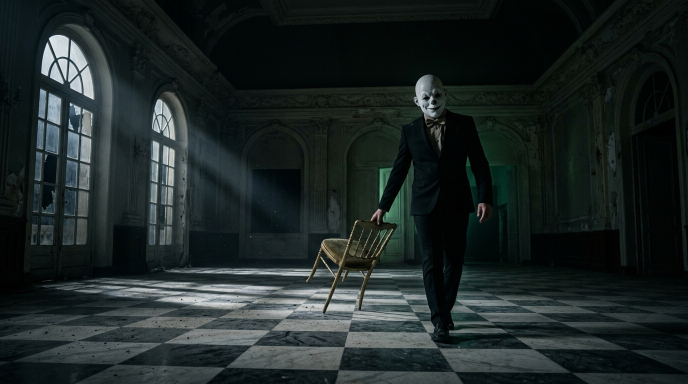
#> input picture imagenes/PARTE-1-COLECCIONES-NSPIRADO-EN-EL-CINE-DE-TERROR/1.-PAYASO-SINIESTRO.jfif, 1376 x 768 px (shown at 1/2 size); its folder holds only this picture in this run
$ python optimizar-arte.py
#> lines starting #> are read from the running program, lines starting #| are printed output that depends on the picture
"""GALNYX — deriva las 13 imagenes de arte (Colecciones, Tendencias, Looks).

Hermano de optimizar-fotos.py, pero para el OTRO tipo de imagen del sitio:

  optimizar-fotos.py  -> foto de producto: recorte con alfa, sujeto pegado a los
                         bordes, una sola altura (500 px) porque siempre se usa
                         igual, dentro de una tarjeta de catalogo.
  optimizar-arte.py   -> imagen editorial de escena: fotografia completa, sin
                         alfa, que se usa a tres tamanos distintos (banner de
                         pagina, tarjeta cuadrada, banda 16:9) y por eso se
                         derivan tres archivos por imagen en vez de uno.

Las carpetas de origen (imagenes/PARTE-1.., PARTE-2.., PARTE-3..) son SOLO
LECTURA: aqui nunca se escribe ni se borra nada dentro de ellas.

imagenes/_web/arte es derivada: se limpia y se regenera entera en cada corrida,
igual que imagenes/_web.

El emparejamiento imagen -> arquetipo NO se adivina por nombre de archivo: se
hace por el numero con el que empieza el archivo (1..13), que es el mismo orden
del prompt que las genero. Si falta un numero o hay uno de mas, el script lo
reporta y no publica nada de ese numero -- una imagen asignada al arquetipo
equivocado es un error de marca visible.

Orden de uso:
    python scripts/optimizar-arte.py
    node build.mjs
"""
import os
import sys
from PIL import Image

RAIZ = os.path.dirname(os.path.dirname(os.path.abspath(__file__)))
DESTINO = os.path.join(RAIZ, 'imagenes', '_web', 'arte')

CALIDAD = 80

# numero -> (slug, grupo, foco_x)
#
# foco_x es la posicion horizontal del sujeto en la imagen original, medida a
# ojo sobre la imagen. Solo la usa el recorte cuadrado de tarjeta: sin ella, un
# recorte al centro le corta la cabeza al sujeto de "Bruja moderna" (que esta
# a la derecha del encuadre) y deja media tarjeta de invernadero vacio.
CATALOGO = {
    1:  ('payaso-siniestro',     'coleccion', 0.62),
    2:  ('muneca-poseida',       'coleccion', 0.48),
    3:  ('cazador-enmascarado',  'coleccion', 0.48),
    4:  ('espectro-victoriano',  'coleccion', 0.47),
    5:  ('criatura-laboratorio', 'coleccion', 0.63),
    6:  ('bruja-moderna',        'coleccion', 0.70),
    7:  ('tendencia-vintage',    'tendencia', 0.52),
    8:  ('tendencia-tech',       'tendencia', 0.62),
    9:  ('tendencia-editorial',  'tendencia', 0.60),
    10: ('look-payaso',          'look',      0.50),
    11: ('look-muneca',          'look',      0.50),
    12: ('look-cazador',         'look',      0.50),
    13: ('look-bruja',           'look',      0.50),
}

CARPETAS = [
    'PARTE-1-COLECCIONES-NSPIRADO-EN-EL-CINE-DE-TERROR',
    'PARTE-2-LÍNEAS-DE-TENDENCIAS',
    'PARTE-3-LOOKS-DESTACADOS',
]

EXT = ('.jfif', '.jpg', '.jpeg', '.png', '.webp')


def numero_de(nombre):
    """El archivo empieza por el numero de la imagen: '7.-TENDENCIA-...'."""
#> called with nombre = '1.-PAYASO-SINIESTRO.jfif'
    cabeza = ''
    for ch in nombre:
        if ch.isdigit():
            cabeza += ch
        else:
            break
    return int(cabeza) if cabeza else None


def recorte(im, ancho, alto, foco_x=0.5, foco_y=0.5):
    """Recorta al ratio pedido tomando el maximo posible del original y
    centrando en el foco, y recien ahi escala. Nunca amplia mas alla del
    original: si el destino pide mas pixeles de los que hay, se queda con los
    que hay -- estas imagenes no dan para 2x en todos los tamanos y estirarlas
    se ve peor que servirlas a 1x."""
    ratio = ancho / alto
    w, h = im.size
    if w / h > ratio:
        nw, nh = int(round(h * ratio)), h
    else:
        nw, nh = w, int(round(w / ratio))
    x = int(round((w - nw) * foco_x))
    y = int(round((h - nh) * foco_y))
    im = im.crop((x, y, x + nw, y + nh))
    if im.width > ancho:
        im = im.resize((ancho, alto), Image.LANCZOS)
    return im


def main():
    fuentes = {}
    problemas = []

    for carpeta in CARPETAS:
        ruta = os.path.join(RAIZ, 'imagenes', carpeta)
        if not os.path.isdir(ruta):
            problemas.append('falta la carpeta ' + carpeta)
            continue
        for f in sorted(os.listdir(ruta)):
            if not f.lower().endswith(EXT):
                continue
            n = numero_de(f)
            if n is None or n not in CATALOGO:
                problemas.append('sin numero reconocible, NO se publica: %s/%s' % (carpeta, f))
                continue
            if n in fuentes:
                problemas.append('numero %d duplicado: %s y %s' % (n, fuentes[n][1], f))
                continue
            fuentes[n] = (ruta, f)
#> pass 2 of the loop in main, `for carpeta in CARPETAS:`:

    faltan = sorted(set(CATALOGO) - set(fuentes))
    for n in faltan:
        problemas.append('falta la imagen %d (%s)' % (n, CATALOGO[n][0]))

    os.makedirs(DESTINO, exist_ok=True)
    for f in os.listdir(DESTINO):
        if f.endswith('.webp'):
            os.remove(os.path.join(DESTINO, f))

    total = 0
    hechas = []

    for n in sorted(fuentes):
        slug, grupo, foco = CATALOGO[n]
        ruta, archivo = fuentes[n]
        im = Image.open(os.path.join(ruta, archivo)).convert('RGB')
#> im is the input picture: PIL image 1376x768 RGB; mean R, G, B 29.8, 38.8, 38

        if grupo == 'look':
            # vertical 3:4 — se usa tal cual en la tarjeta del listado y en la
            # cabecera del detalle. Un solo derivado: el original ya es chico.
            variantes = [('look', 896, 1200, 0.5, 0.5)]
        else:
            # banner de cabecera de pagina (ancho completo del contenido),
            # tarjeta cuadrada de la grilla de Colecciones del home, y banda
            # 16:9 de las tarjetas de Tendencias.
            variantes = [
                ('banner', 1376, 768, 0.5, 0.5),
                ('card',    768, 768, foco, 0.42),
                ('wide',    848, 476, 0.5, 0.5),
            ]

        for nombre, w, h, fx, fy in variantes:
            salida = os.path.join(DESTINO, '%s-%s.webp' % (slug, nombre))
            recorte(im, w, h, fx, fy).save(salida, 'WEBP', quality=CALIDAD, method=6)
            peso = os.path.getsize(salida)
            total += peso
            hechas.append((slug, nombre, peso))
#> this loop made 3 passes
#> pass 2, in recorte (call 2), `im = im.crop((x, y, x + nw, y + nh))`:
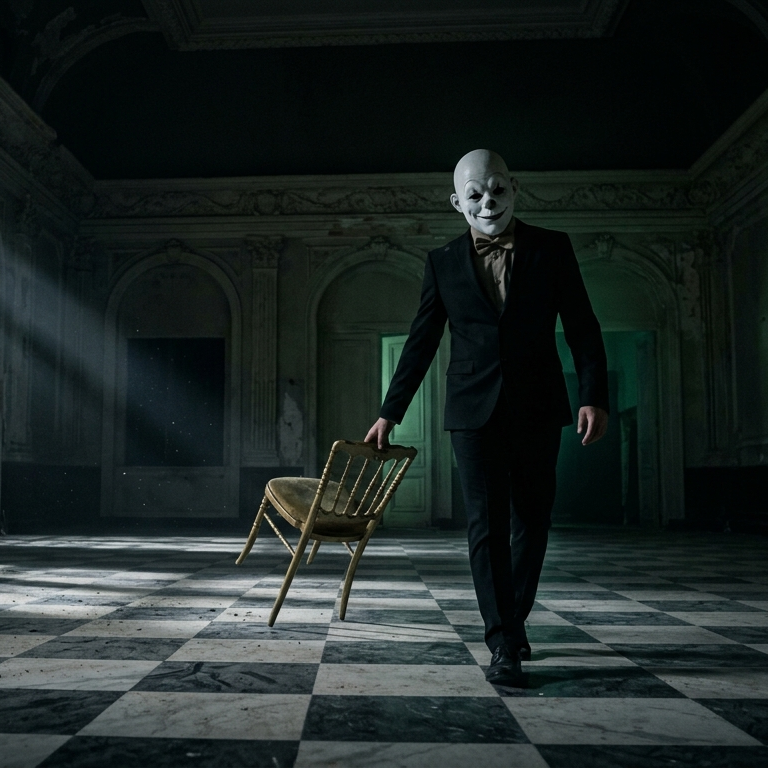
#> im: PIL image 768x768 RGB; mean R, G, B 29.5, 38.6, 37
#> pass 3, in recorte (call 3), `im = im.crop((x, y, x + nw, y + nh))`:
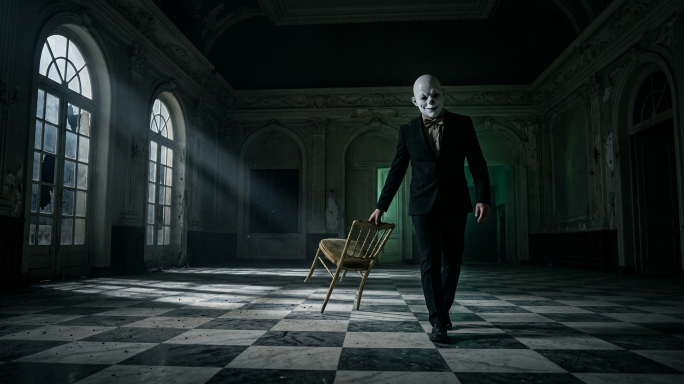
#> im: PIL image 1368x768 RGB (shown at 1/2 size); mean R, G, B 29.9, 38.9, 38.1
#> pass 3, in recorte (call 3), `im = im.resize((ancho, alto), Image.LANCZOS)`:
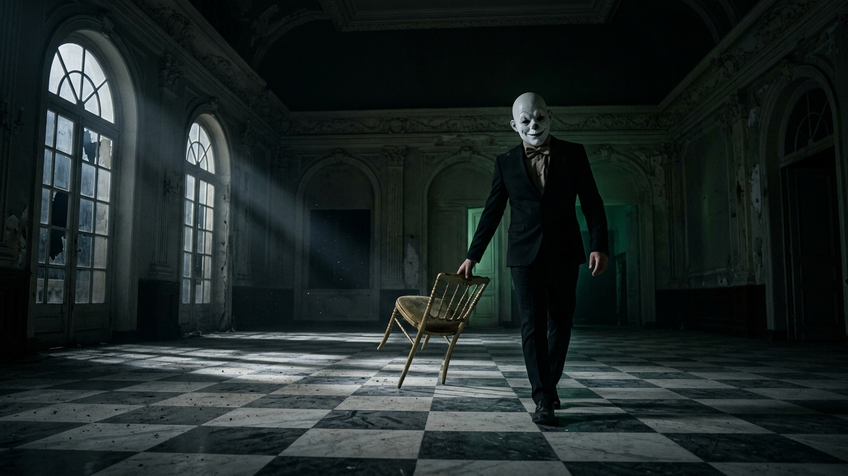
#> im: PIL image 848x476 RGB; mean R, G, B 29.9, 38.9, 38.1
#> after the loop, hechas = [('payaso-siniestro', 'banner', 57832), ('payaso-siniestro', 'card', 32452), ('payaso-siniestro', 'wide', 29306)]; total = 119590
#> pass 2 of the loop in main, `for n in sorted(fuentes):`:
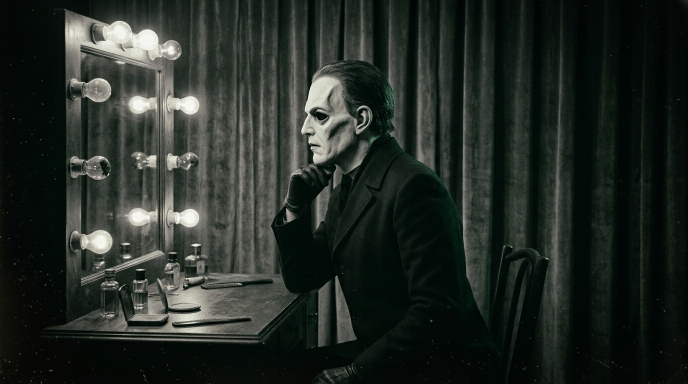
#> input picture imagenes/PARTE-2-LÍNEAS-DE-TENDENCIAS/7.-TENDENCIA-VINTAGE-CLASICO-DE-TERROR.jfif, 1376 x 768 px (shown at 1/2 size)
#> in main, im is the input picture: PIL image 1376x768 RGB; mean R, G, B 35.6, 42.6, 37
#> the loop in main, `for nombre, w, h, fx, fy in variantes:` made 3 passes
#> (peso, total) on passes 1 to 3: (59018, 178608), (38714, 217322), (29004, 246326)
#> pass 2, in recorte (call 5), `im = im.crop((x, y, x + nw, y + nh))`:
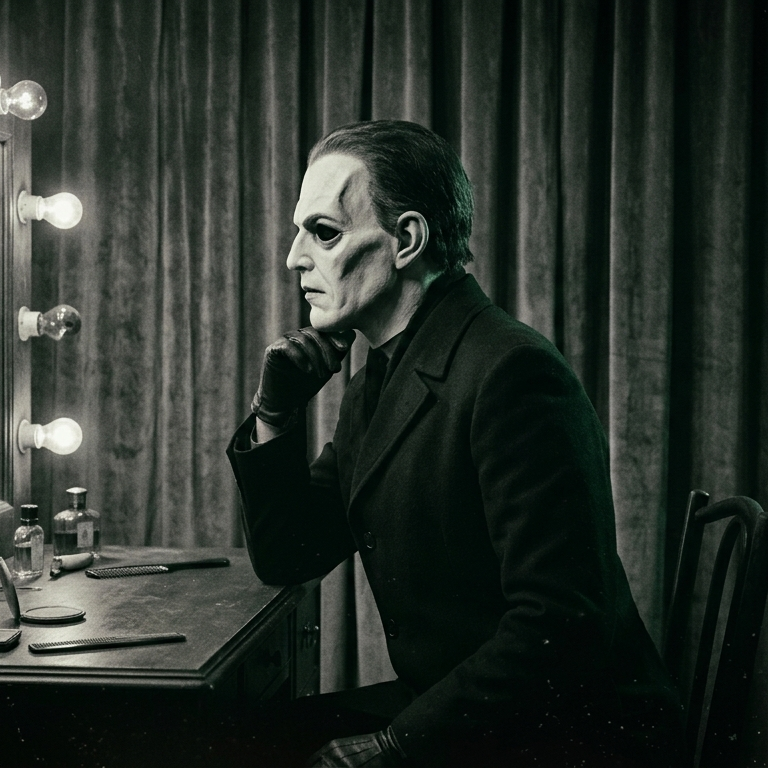
#> im: PIL image 768x768 RGB; mean R, G, B 41, 48.7, 42.5
#> pass 3, in recorte (call 6), `im = im.resize((ancho, alto), Image.LANCZOS)`:
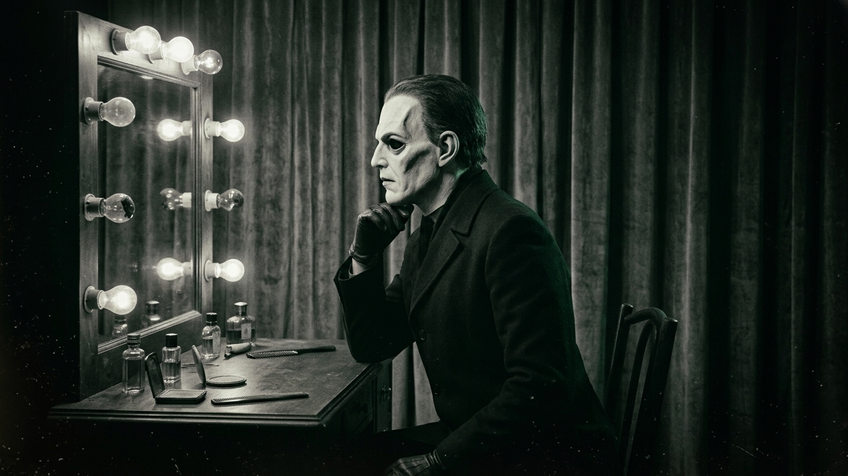
#> im: PIL image 848x476 RGB; mean R, G, B 35.8, 42.8, 37.2
#> after the loop in main, `for nombre, w, h, fx, fy in variantes:`: hechas = [('payaso-siniestro', 'banner', 57832), ('payaso-siniestro', 'card', 32452), ('payaso-siniestro', 'wide', 29306), ('tendencia-vintage', 'banner', 59018), ('tendencia-vintage', 'card', 38714), ('tendencia-vintage', 'wide', 29004)]; total = 246326

    por_slug = {}
    for slug, _, peso in hechas:
        por_slug[slug] = por_slug.get(slug, 0) + peso
#> this loop made 6 passes
#> after the loop, por_slug = {'payaso-siniestro': 119590, 'tendencia-vintage': 126736}

    for slug in sorted(por_slug, key=lambda s: [k for k in CATALOGO if CATALOGO[k][0] == s]):
        print('%-22s %6.1f KB' % (slug, por_slug[slug] / 1024))
#> this loop made 2 passes
#> slug on passes 1 to 2: 'payaso-siniestro', 'tendencia-vintage'
#| payaso-siniestro        116.8 KB
#| tendencia-vintage       123.8 KB
    print('-' * 46)
    print('%-22s %3d archivos · %.2f MB · ~%.2f MB en base64'
          % ('TOTAL', len(hechas), total / 1024 / 1024, total * 4 / 3 / 1024 / 1024))
#| TOTAL                    6 archivos · 0.23 MB · ~0.31 MB en base64

    if problemas:
        print('\nPENDIENTES — no se publicaron:')
        for p in problemas:
            print('   ', p)
#> (the run stopped early here; a loop or call above may not have finished)
